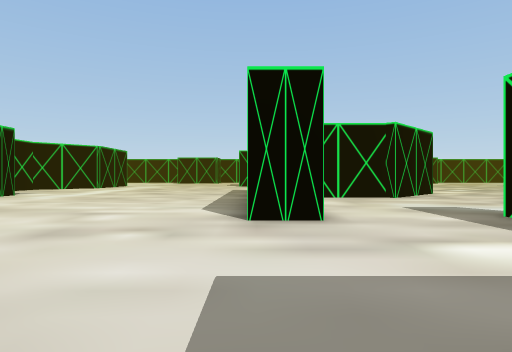
View 1 (above)

24 first-person views from a walk through a scene from a Unity 3-D project. The camera is 1.2 m above the floor, looks level and sees 75° across. The floor is counted in squares, 2 m on a side. Each view is taken from the middle of a square. On the plan, view 1 faces up. The plan holds only what a view shows up to about 10 squares ahead; the rest is blank. The place goes on beyond the plan. The player character is not drawn. Some animated figures are left out.

View 2
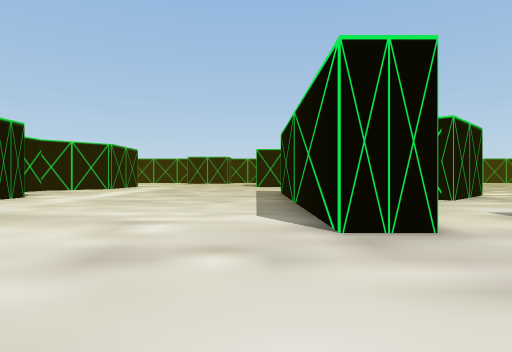

View 3
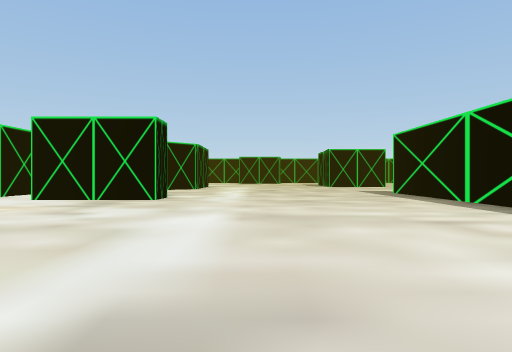

View 4
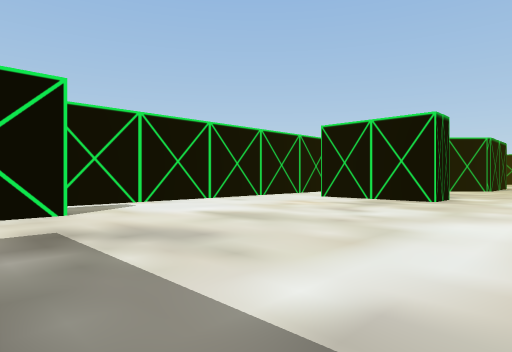

View 5
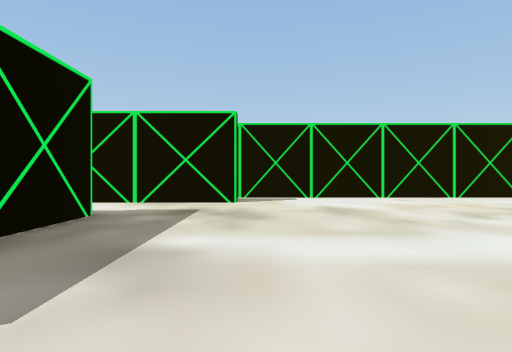

View 6
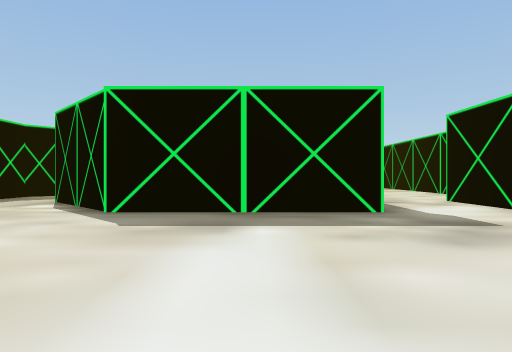

View 7
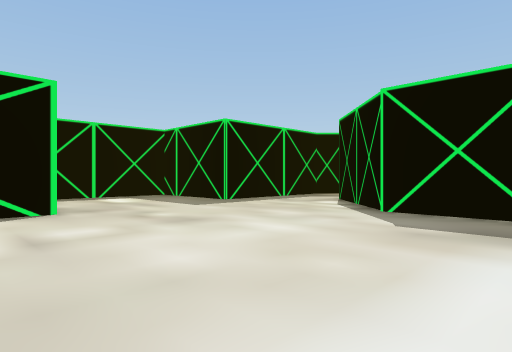

View 8
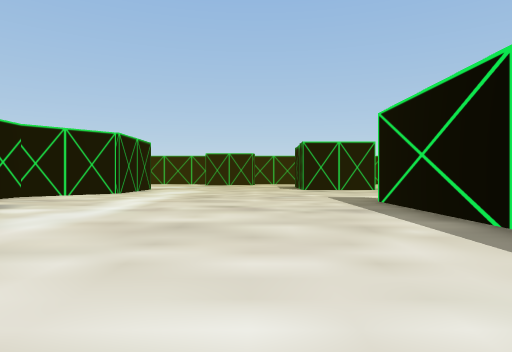

View 9
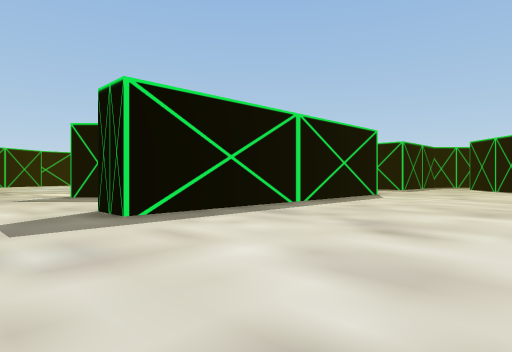

View 10
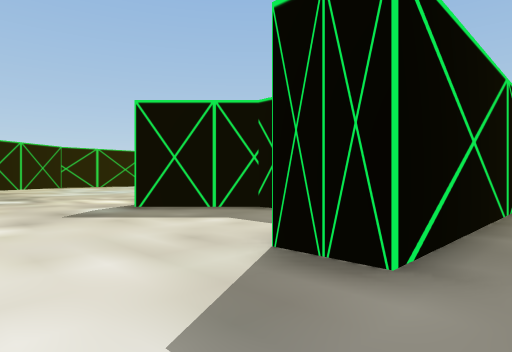

View 11
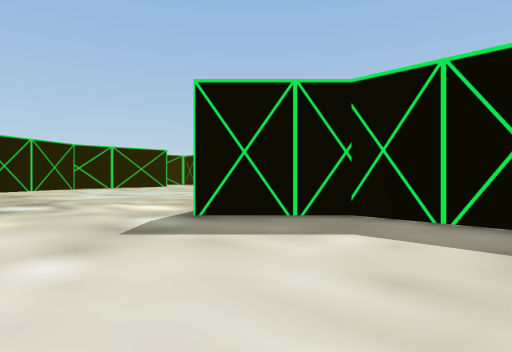

View 12
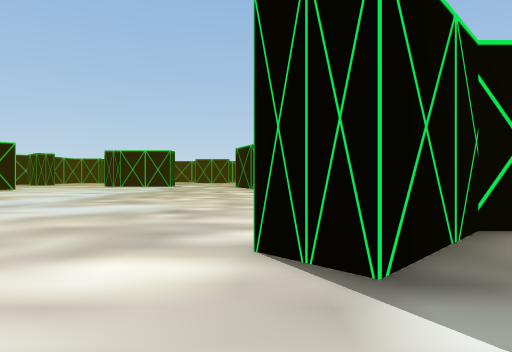

View 13
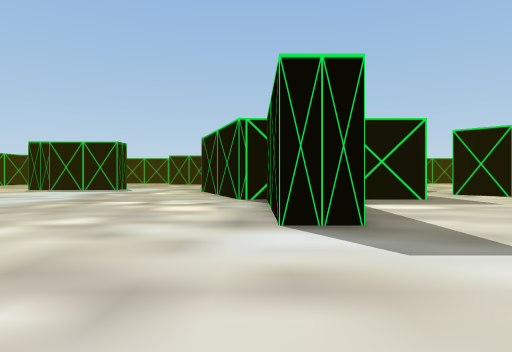

View 14
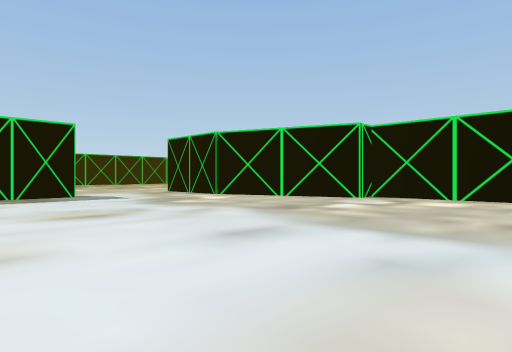

View 15
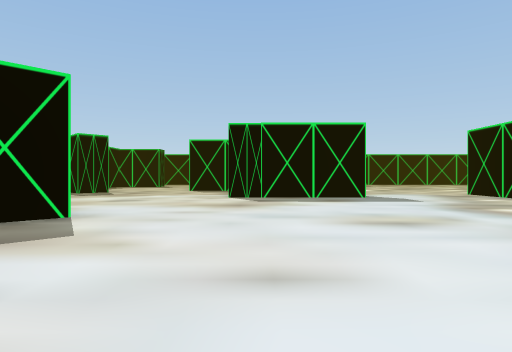

View 16
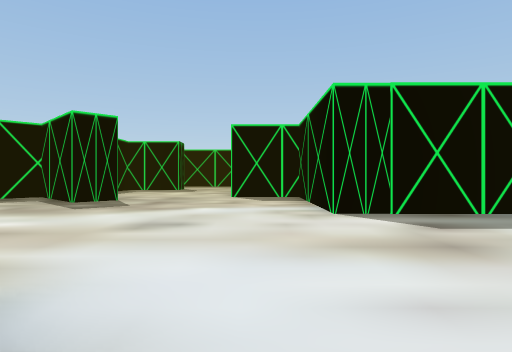

View 17
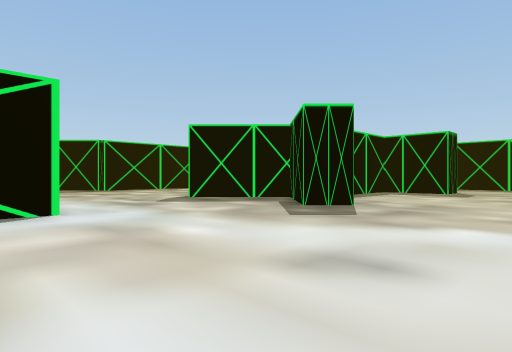

View 18
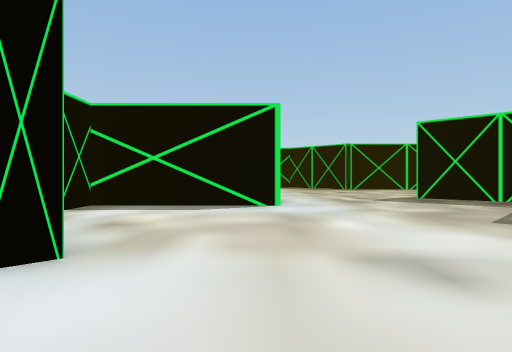

View 19
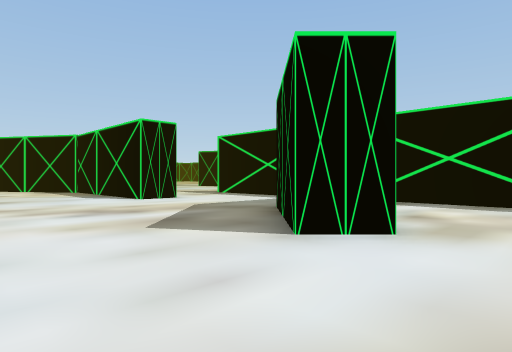

View 20
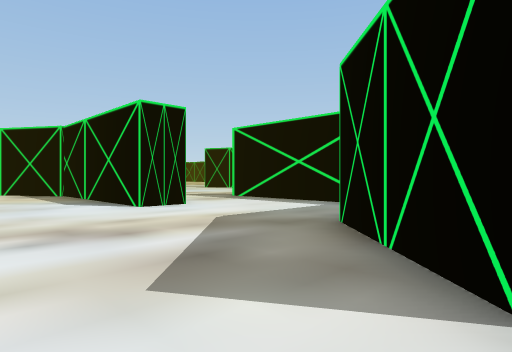

View 21
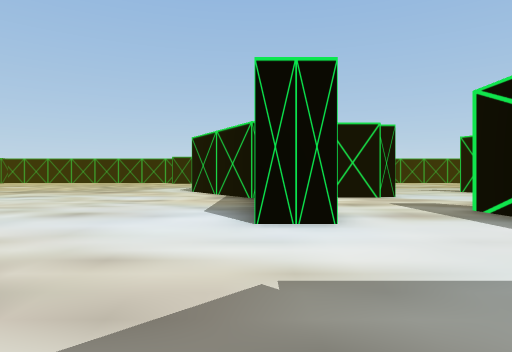

View 22
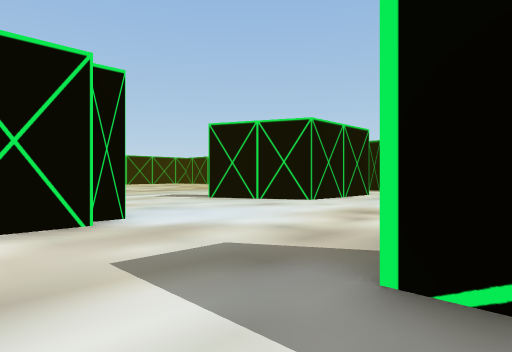

View 23
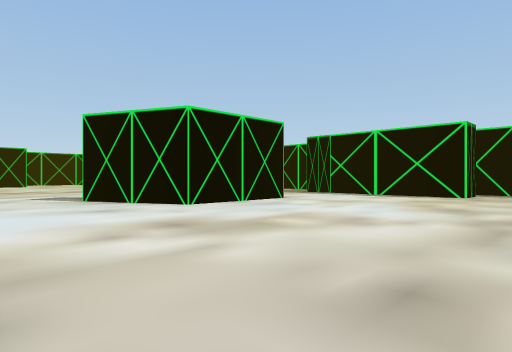

View 24
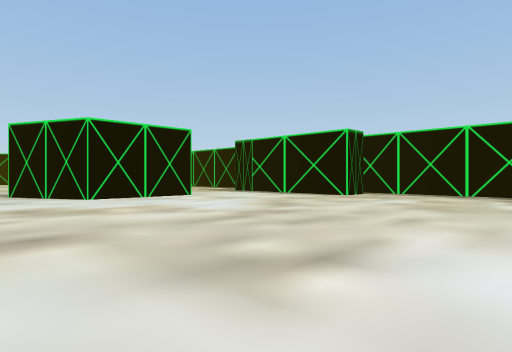

### Floor plan
Points are (right, up) in squares from view 1. A wall is a line through its corners. A room is listed if a view was taken in it or the views show most of it. See-through windows are left out.
Room 1 (views 1, 2, 3, 4, 5, 6, 7, 8, 9, 10, 11, 12)
walls: (-7.5, 10.4) (-7.5, 9.3) (-10.6, 9.3); (1, 4.5) (-0.1, 4.5) (-0.1, 12.9) (1, 12.9); (-10.6, 2.6) (-10.6, -2.1); (-8.1, 0.5) (-3.6, 0.5) (-1.3, -1.8); (1.5, 10.4) (3.6, 10.4) (5.3, 12.1); (-12.3, 11) (-12.3, 2.5); (-9.1, 15) (-9.7, 14.5) (-9.7, 13.6); (3.7, 1.5) (3.7, 3.6); (0.2, -4) (0.6, -3.6) (0.6, 0.5) (2.6, 0.5)
ways out: opening at (2.5, 4) to room 2; opening at (6.7, 14) to room 2; opening at (-9.5, -2.5); opening at (-1, -3.5)
Room 2 (views 13, 14, 15, 16, 17, 18, 19, 20, 21, 22, 23, 24)
walls: (21.8, 3) (21.8, 6.9); (21.8, -3.5) (21.8, 0.4) (20.8, 0.4); (17.5, -1.6) (16.7, -0.9) (18.9, 1.3); (19.1, 5.2) (18, 5.2) (18, 10.1); (19.3, -8.3) (20.1, -7.5) (22.1, -9.5) (24.2, -7.3); (21.5, 10.2) (20.2, 10.2); (17.9, 10) (17.3, 11); (22.1, 10.6) (21.5, 10.6); (10.9, -5.3) (14.8, -5.3) (14.8, -9.6) (16.8, -9.6); (30.1, 11) (27, 11) (25.7, 13.6); (7.1, -5) (7.1, -6); (34.4, 7.3) (33.4, 7.3) (33.4, 8.8); (3.6, 5) (4.7, 5) (4.7, 0.5) (5.4, 0.5) (6.1, -1.2); (5.7, 11) (3.8, 9.1); (3.8, 9.3) (1.9, 9.3); (5.3, 12.1) (6, 11.3)
ways out: opening at (2.5, 4) to room 1; opening at (6.7, 14) to room 1; opening at (9, -6.3); opening at (18, -9.7)

Where each view was taken, in squares from view 1:
view 1: 0 up, 0 right, facing up
view 2: 1 up, 1 left, facing up
view 3: 1 up, 5 left, facing up
view 4: 1 up, 5 left, facing up-left
view 5: 3 up, 3 left, facing left
view 6: 6 up, 6 left, facing down
view 7: 6 up, 6 left, facing down-right
view 8: 5 up, 3 left, facing up
view 9: 15 up, 5 left, facing down-right
view 10: 15 up, 1 left, facing down-right
view 11: 15 up, 1 right, facing down-right
view 12: 14 up, 6 right, facing down
view 13: 9 up, 5 right, facing down
view 14: 5 up, 14 right, facing down-left
view 15: 4 up, 14 right, facing down
view 16: 0 up, 16 right, facing down
view 17: 2 down, 16 right, facing down-right
view 18: 3 down, 15 right, facing right
view 19: 3 down, 14 right, facing up-right
view 20: 1 down, 15 right, facing up-right
view 21: 1 up, 18 right, facing up
view 22: 6 up, 20 right, facing up-right
view 23: 5 up, 23 right, facing up-right
view 24: 2 up, 24 right, facing up-right
